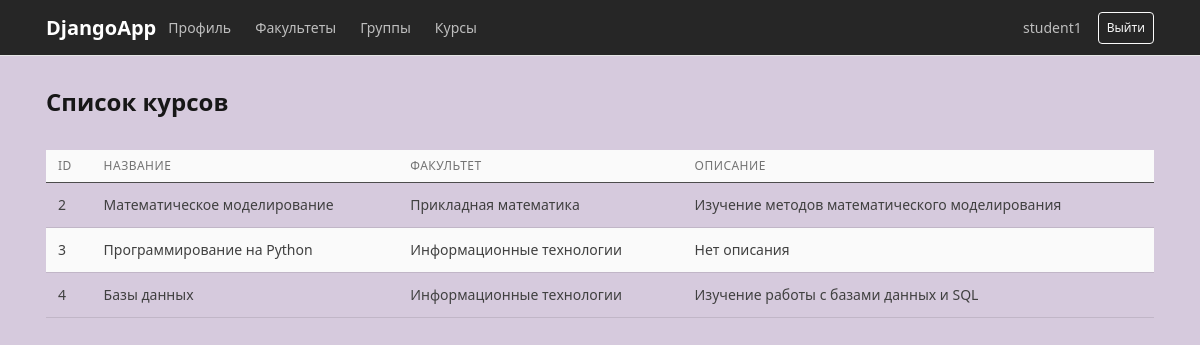
The page /courses/ (signed in) on the database its author committed.
### accounts/models.py (models this page shows, shortened)
class Course(models.Model):
   title = models.CharField(max_length=200)
   description = models.TextField(
    blank=True
   )
   department = models.ForeignKey(
    Department,
    on_delete=models.CASCADE,
    related_name='courses'
   )

class Department(models.Model):
 name = models.CharField(max_length=200)

### accounts/views.py (the view)
@login_required
def course_list(request):
    courses = Course.objects.select_related('department').all()
    return render(
        request,
        'course_list.html',
        {
            'courses': courses,
            'is_methodist': is_methodist(
                request.user
            ),
        }
    )

### accounts/views.py (called while the page is built)
def is_methodist(user):
    return user.groups.filter(
        name='Методист'
    ).exists()

### templates/course_list.html (shortened to what this page needs)
{% extends 'base.html' %}
{% block content %}
<div class="d-flex justify-content-between align-items-center mb-4">
    <h1>Список курсов</h1>
</div>
<table class="table table-striped table-hover">
    <thead class="table-dark">
        <tr>
    <th>ID</th>
    <th>Название</th>
    <th>Факультет</th>
    <th>Описание</th>
</tr>
    </thead>
    <tbody>
        {% for course in courses %}
        <tr>
            <td>
                {{ course.id }}
            </td>
            <td>
                {{ course.title }}
            </td>
            <td>
                {{ course.department.name }}
            </td>
            <td>
                {{ course.description|default:"Нет описания" }}
            </td>
        </tr>
        {% empty %}
        <tr>
            <td colspan="4">
                Курсов пока нет.
            </td>
        </tr>
        {% endfor %}
    </tbody>
</table>
{% endblock %}

### templates/base.html (shortened to what this page needs)
{% load static %}
<!DOCTYPE html>
<html lang="ru">
<head>
    <link rel="stylesheet"
          href="{% static 'vendor/bootstrap/css/bootstrap.min.css' %}">
    <link rel="stylesheet"
          href="{% static 'vendor/tabler/css/tabler.min.css' %}">
    <link rel="stylesheet"
          href="{% static 'css/style.css' %}">
</head>
<body>
<nav class="navbar navbar-expand-lg navbar-dark bg-dark">
    <div class="container">
        <a class="navbar-brand"
           href="/profile/">
            DjangoApp
        </a>
        <div class="navbar-nav me-auto">
            <a class="nav-link"
   href="/profile/">
    Профиль
</a>
<a class="nav-link"
   href="/departments/">
    Факультеты
</a>
<a class="nav-link"
   href="/groups/">
    Группы
</a>
<a class="nav-link"
   href="/courses/">
    Курсы
</a>
        </div>
        {% if user.is_authenticated %}
        <span class="navbar-text me-3">
            {{ user.username }}
        </span>
        <form method="post"
              action="/accounts/logout/">
            <button class="btn btn-outline-light btn-sm"
                    type="submit">
                Выйти
            </button>
        </form>
        {% endif %}
    </div>
</nav>
<div class="container page-container">
    {% block content %}
    {% endblock %}
</div>
</body>
</html>

### static/css/style.css (style rules this page uses)
body { background-color: #D6CADD; }
.page-container { margin-top: 30px; }

### rows shown on the page
Course: id "2", title "Математическое моделирование", department.name "Прикладная математика", description "Изучение методов математического моделирования"
Course: id "3", title "Программирование на Python", department.name "Информационные технологии", description "Нет описания"
Course: id "4", title "Базы данных", department.name "Информационные технологии", description "Изучение работы с базами данных и SQL"

### other values the page prints
{{ user.username }} "student1"
